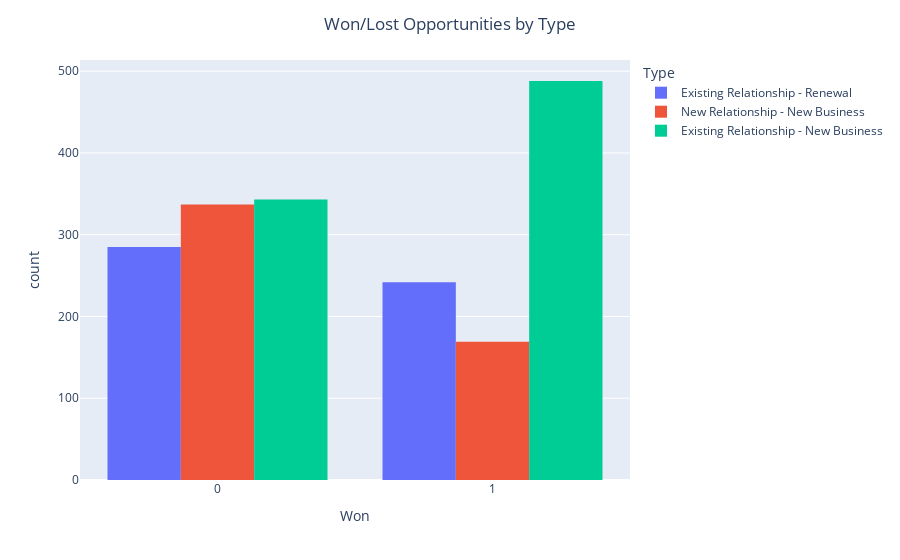

Notebook code for this chart:
### Code cell
"""plot a count of win/loss by pursuit type"""
# instantiate ploty express figure
fig = px.histogram(opp_non_numeric, x='Won', color='Type', barmode='group')
# update aesthetics
fig.update_layout(title_text='Won/Lost Opportunities by Type', title_x=0.5)

### Figure 1 — Plotly figure (JSON) as saved in the notebook; plotly's stock layout.template omitted (floating-point values rounded to 4 significant figures; data arrays with more than 128 entries replaced by an {"elided": "..."} marker saying what was removed)
{"data": [{"alignmentgroup": "True", "bingroup": "x", "hovertemplate": "Type=Existing Relationship - Renewal<br>Won=%{x}<br>count=%{y}<extra></extra>", "legendgroup": "Existing Relationship - Renewal", "marker": {"color": "#636efa", "pattern": {"shape": ""}}, "name": "Existing Relationship - Renewal", "offsetgroup": "Existing Relationship - Renewal", "orientation": "v", "showlegend": true, "type": "histogram", "x": {"elided": "527 int values"}, "xaxis": "x", "yaxis": "y"}, {"alignmentgroup": "True", "bingroup": "x", "hovertemplate": "Type=New Relationship - New Business<br>Won=%{x}<br>count=%{y}<extra></extra>", "legendgroup": "New Relationship - New Business", "marker": {"color": "#EF553B", "pattern": {"shape": ""}}, "name": "New Relationship - New Business", "offsetgroup": "New Relationship - New Business", "orientation": "v", "showlegend": true, "type": "histogram", "x": {"elided": "506 int values"}, "xaxis": "x", "yaxis": "y"}, {"alignmentgroup": "True", "bingroup": "x", "hovertemplate": "Type=Existing Relationship - New Business<br>Won=%{x}<br>count=%{y}<extra></extra>", "legendgroup": "Existing Relationship - New Business", "marker": {"color": "#00cc96", "pattern": {"shape": ""}}, "name": "Existing Relationship - New Business", "offsetgroup": "Existing Relationship - New Business", "orientation": "v", "showlegend": true, "type": "histogram", "x": {"elided": "831 int values"}, "xaxis": "x", "yaxis": "y"}], "layout": {"barmode": "group", "legend": {"title": {"text": "Type"}, "tracegroupgap": 0}, "margin": {"t": 60}, "title": {"text": "Won/Lost Opportunities by Type", "x": 0.5}, "xaxis": {"anchor": "y", "domain": [0, 1], "title": {"text": "Won"}}, "yaxis": {"anchor": "x", "domain": [0, 1], "title": {"text": "count"}}}}
